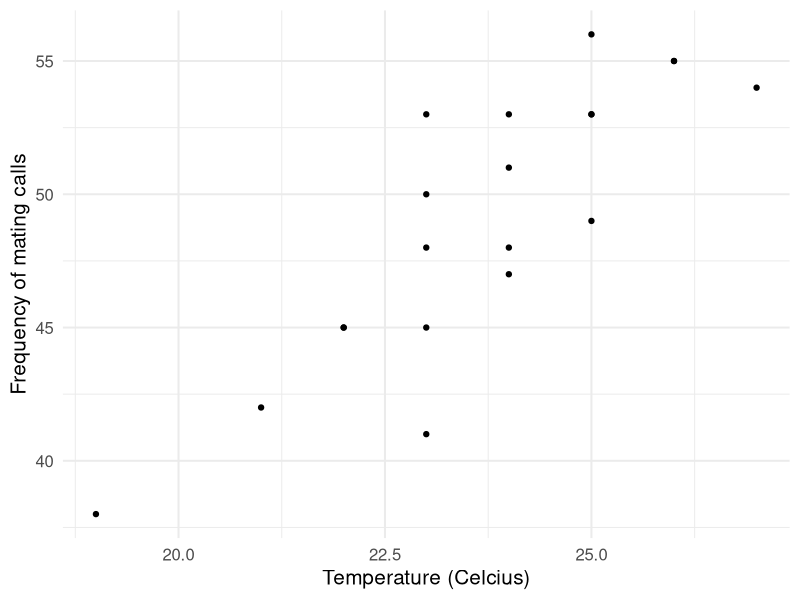
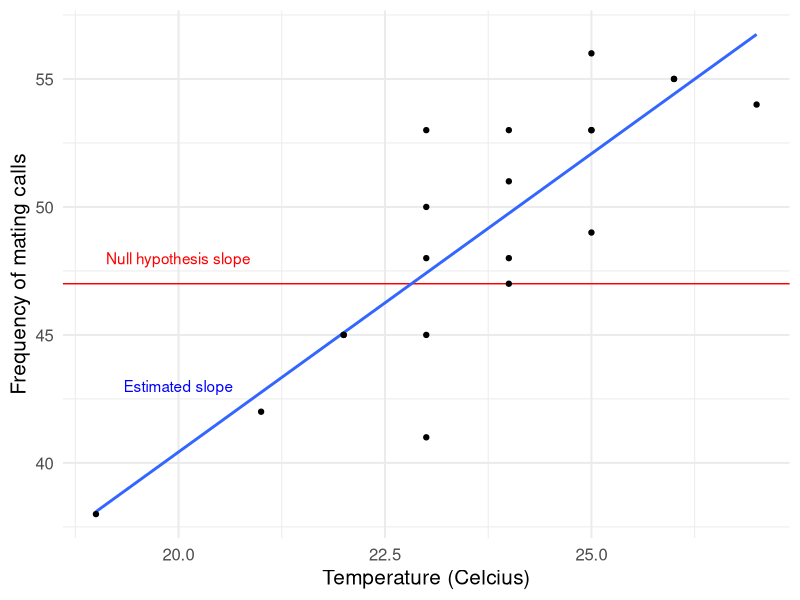
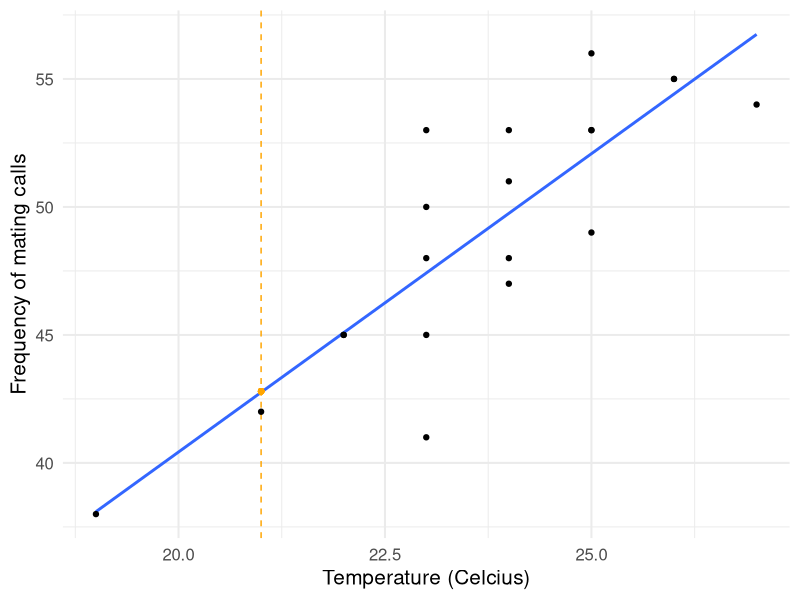
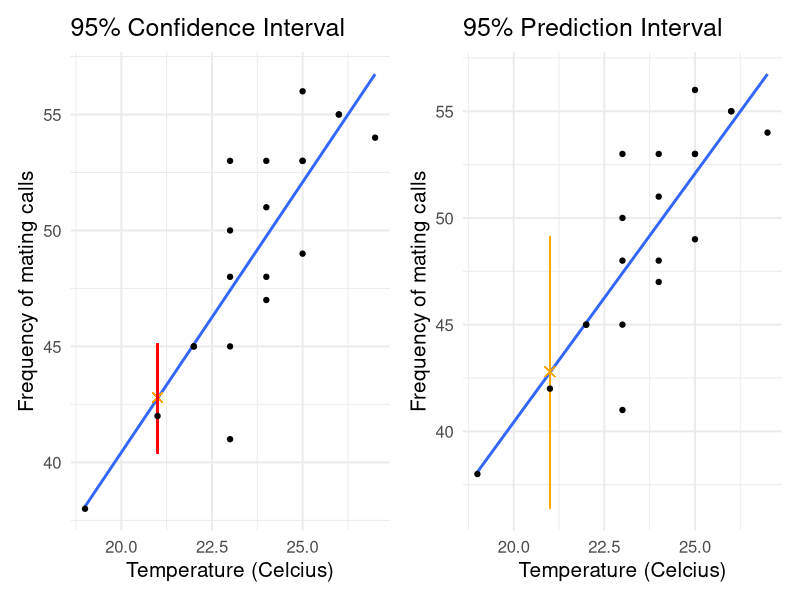

Write R code to recreate these figures, in order.
## ---- chunk 1
library(ggplot2)
library(dplyr)
library(broom)
library(tidyr)
library(tibble)
## ---- chunk 2
frog_data <- tibble(id = 1:20,
       temp = c(19, 21, 22, 22, 23, 23, 23, 23, 23, 
                24, 24, 24, 24,
                25, 25, 25, 25, 26, 26, 27),
       freq = c(38, 42, 45, 45, 41, 45, 48, 50, 53, 51, 48, 53, 47,
                53, 49, 56, 53, 55, 55, 54))

ggplot(frog_data, aes(x = temp, y = freq)) +
  geom_point() +
  theme_minimal(base_size = 15) +
  labs(x = "Temperature (Celcius)", y = "Frequency of mating calls")
## ---- chunk 3
frog_lm <- lm(formula = freq ~ temp, data = frog_data)
tidy(frog_lm)
glance(frog_lm) 
frog_data_aug <- augment(frog_lm)
head(frog_data_aug)
## ---- chunk 4
glance(frog_lm) 
## ---- chunk 5
frog_data_aug %>% summarise(min_resid = min(.resid),
                            q25_resid = quantile(.resid, 0.25),
                            mean_resid = mean(.resid),
                            q75_resid = quantile(.resid, 0.75),
                            max_resid = max(.resid))
## ---- chunk 6
ggplot(frog_data, aes(x = temp, y = freq)) +
  theme_minimal(base_size = 15) +
  labs(x = "Temperature (Celcius)", y = "Frequency of mating calls") + 
  geom_hline(aes(yintercept = 47), col = "red") +
  geom_text(aes(x = 20, y = 48), label = "Null hypothesis slope", col = "red", check_overlap = T) +
  geom_smooth(method = "lm", se = F) +
  geom_text(aes(x = 20, y = 43), label = "Estimated slope", col = "blue", check_overlap = T) +
  geom_point()
## ---- chunk 7
tidy(frog_lm)
## ---- chunk 8
pt(q = 6.7211302, df = 18, lower.tail = F)*2
## ---- chunk 9
tidy(frog_lm)
## ---- chunk 10
t_star <- qt(p = 0.975, df = 18)
t_star
## ---- chunk 11
confint(frog_lm, "temp")
## ---- chunk 12
ggplot(frog_data, aes(x = temp, y = freq)) +
  theme_minimal(base_size = 15) +
  labs(x = "Temperature (Celcius)", y = "Frequency of mating calls") + 
  geom_smooth(method = "lm", se = F) +
  geom_vline(aes(xintercept = 21), col = "orange", lty = 2)+
  geom_point(aes(x = 21, y = 42.8), col = "orange") +
  geom_point()
## ---- chunk 13
# specify the value of the explanatory variable for which you want the prediction:
newdata = data.frame(temp = 21) 

# use `predict()` to make prediction and confidence intervals
prediction_interval <- predict(frog_lm, newdata, interval = "predict")
prediction_interval

confidence_interval <- predict(frog_lm, newdata, interval = "confidence")
confidence_interval
## ---- chunk 14
plot_a <- ggplot(frog_data, aes(x = temp, y = freq)) +
  theme_minimal(base_size = 15) +
  labs(x = "Temperature (Celcius)", y = "Frequency of mating calls") + 
  geom_smooth(method = "lm", se = F) +
  geom_point(aes(x = 21, y = 42.8), col = "orange", size = 3, pch = 4) +
  geom_segment(aes(x = 21, xend = 21, y = 40.38472, yend = 45.12887), col = "red") + # confidence interval
  geom_point() + 
  labs(title = "95% Confidence Interval") 

plot_b <- ggplot(frog_data, aes(x = temp, y = freq)) +
  theme_minimal(base_size = 15) +
  labs(x = "Temperature (Celcius)", y = "Frequency of mating calls") + 
  geom_smooth(method = "lm", se = F) +
  geom_point(aes(x = 21, y = 42.8), col = "orange", size = 3, pch = 4) +
  geom_segment(aes(x = 21, xend = 21, y = 36.37187, yend = 49.1473), col = "orange", alpha = 0.4) + # prediction interval
  geom_point() + 
  labs(title = "95% Prediction Interval") 

library(patchwork)

plot_a + plot_b + plot_layout()
